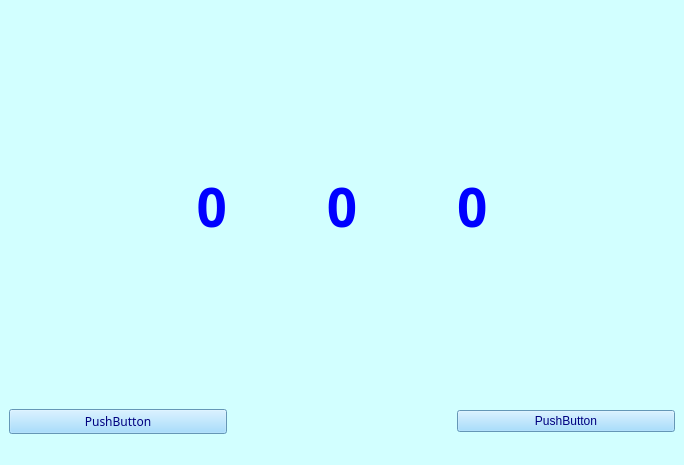
<?xml version="1.0" encoding="UTF-8"?>
<ui version="4.0">
 <class>form</class>
 <widget class="QMainWindow" name="form">
  <property name="geometry">
   <rect>
    <x>0</x>
    <y>0</y>
    <width>684</width>
    <height>465</height>
   </rect>
  </property>
  <property name="windowTitle">
   <string>MainWindow</string>
  </property>
  <property name="styleSheet">
   <string notr="true">background-color: rgb(210, 255, 255);</string>
  </property>
  <widget class="QWidget" name="centralwidget">
   <layout class="QGridLayout" name="gridLayout">
    <item row="0" column="2">
     <widget class="QLabel" name="label_3">
      <property name="font">
       <font>
        <family>Cascadia Mono SemiBold</family>
        <pointsize>40</pointsize>
        <bold>true</bold>
       </font>
      </property>
      <property name="styleSheet">
       <string notr="true">color: rgb(0, 0, 255);</string>
      </property>
      <property name="text">
       <string>0</string>
      </property>
     </widget>
    </item>
    <item row="0" column="0">
     <widget class="QLabel" name="label">
      <property name="font">
       <font>
        <family>Cascadia Mono SemiBold</family>
        <pointsize>40</pointsize>
        <bold>true</bold>
       </font>
      </property>
      <property name="styleSheet">
       <string notr="true">color: rgb(0, 0, 255);</string>
      </property>
      <property name="text">
       <string>0</string>
      </property>
      <property name="alignment">
       <set>Qt::AlignRight|Qt::AlignTrailing|Qt::AlignVCenter</set>
      </property>
     </widget>
    </item>
    <item row="0" column="1">
     <widget class="QLabel" name="label_2">
      <property name="font">
       <font>
        <family>Cascadia Mono SemiBold</family>
        <pointsize>40</pointsize>
        <bold>true</bold>
       </font>
      </property>
      <property name="styleSheet">
       <string notr="true">color: rgb(0, 0, 255);</string>
      </property>
      <property name="text">
       <string>0</string>
      </property>
      <property name="alignment">
       <set>Qt::AlignCenter</set>
      </property>
     </widget>
    </item>
    <item row="1" column="0">
     <widget class="QPushButton" name="pushButton">
      <property name="font">
       <font>
        <family>Yu Gothic UI Semibold</family>
        <pointsize>9</pointsize>
        <italic>false</italic>
        <fontweight>DemiBold</fontweight>
       </font>
      </property>
      <property name="styleSheet">
       <string notr="true">color: rgb(0, 0, 127);
background-color: rgb(142, 212, 255);
font: 600 9pt &quot;Yu Gothic UI Semibold&quot;;</string>
      </property>
      <property name="text">
       <string>PushButton</string>
      </property>
     </widget>
    </item>
    <item row="1" column="2">
     <widget class="QPushButton" name="pushButton_2">
      <property name="styleSheet">
       <string notr="true">color: rgb(0, 0, 127);
font: 600 9pt &quot;Yu Gothic UI Semibold&quot;;
background-color: rgb(142, 212, 255);</string>
      </property>
      <property name="text">
       <string>PushButton</string>
      </property>
     </widget>
    </item>
   </layout>
  </widget>
  <widget class="QMenuBar" name="menubar">
   <property name="geometry">
    <rect>
     <x>0</x>
     <y>0</y>
     <width>684</width>
     <height>26</height>
    </rect>
   </property>
  </widget>
  <widget class="QStatusBar" name="statusbar"/>
 </widget>
 <resources/>
 <connections/>
</ui>
